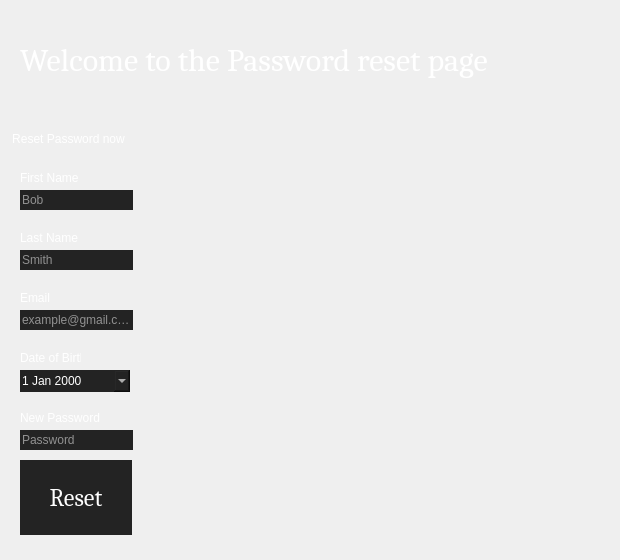
            <widget class="QWidget" name="page_Librarian_Reset">
             <widget class="QGroupBox" name="groupBox_11">
              <property name="geometry">
               <rect>
                <x>10</x>
                <y>130</y>
                <width>601</width>
                <height>421</height>
               </rect>
              </property>
              <property name="styleSheet">
               <string notr="true">color: rgb(255, 255, 255);
border: none;</string>
              </property>
              <property name="title">
               <string>Reset Password now</string>
              </property>
              <widget class="QLineEdit" name="first_4">
               <property name="geometry">
                <rect>
                 <x>10</x>
                 <y>60</y>
                 <width>113</width>
                 <height>20</height>
                </rect>
               </property>
               <property name="styleSheet">
                <string notr="true">background-color: rgb(35, 35, 35);</string>
               </property>
               <property name="text">
                <string/>
               </property>
               <property name="placeholderText">
                <string>Bob</string>
               </property>
              </widget>
              <widget class="QLineEdit" name="new_password_2">
               <property name="geometry">
                <rect>
                 <x>10</x>
                 <y>300</y>
                 <width>113</width>
                 <height>20</height>
                </rect>
               </property>
               <property name="styleSheet">
                <string notr="true">background-color: rgb(35, 35, 35);</string>
               </property>
               <property name="placeholderText">
                <string>Password</string>
               </property>
              </widget>
              <widget class="QLineEdit" name="email_5">
               <property name="geometry">
                <rect>
                 <x>10</x>
                 <y>180</y>
                 <width>113</width>
                 <height>20</height>
                </rect>
               </property>
               <property name="styleSheet">
                <string notr="true">background-color: rgb(35, 35, 35);</string>
               </property>
               <property name="placeholderText">
                <string>example@gmail.com</string>
               </property>
              </widget>
              <widget class="QDateEdit" name="dateEdit_3">
               <property name="geometry">
                <rect>
                 <x>10</x>
                 <y>240</y>
                 <width>110</width>
                 <height>22</height>
                </rect>
               </property>
               <property name="styleSheet">
                <string notr="true">background-color: rgb(35, 35, 35);
border: none;</string>
               </property>
               <property name="frame">
                <bool>false</bool>
               </property>
               <property name="accelerated">
                <bool>false</bool>
               </property>
               <property name="calendarPopup">
                <bool>true</bool>
               </property>
              </widget>
              <widget class="QLineEdit" name="last_3">
               <property name="geometry">
                <rect>
                 <x>10</x>
                 <y>120</y>
                 <width>113</width>
                 <height>20</height>
                </rect>
               </property>
               <property name="styleSheet">
                <string notr="true">background-color: rgb(35, 35, 35);</string>
               </property>
               <property name="text">
                <string/>
               </property>
               <property name="placeholderText">
                <string>Smith</string>
               </property>
              </widget>
              <widget class="QLabel" name="label_34">
               <property name="geometry">
                <rect>
                 <x>10</x>
                 <y>40</y>
                 <width>61</width>
                 <height>16</height>
                </rect>
               </property>
               <property name="text">
                <string>First Name</string>
               </property>
              </widget>
              <widget class="QLabel" name="label_35">
               <property name="geometry">
                <rect>
                 <x>10</x>
                 <y>220</y>
                 <width>61</width>
                 <height>16</height>
                </rect>
               </property>
               <property name="text">
                <string>Date of Birth</string>
               </property>
              </widget>
              <widget class="QLabel" name="label_36">
               <property name="geometry">
                <rect>
                 <x>10</x>
                 <y>160</y>
                 <width>61</width>
                 <height>16</height>
                </rect>
               </property>
               <property name="text">
                <string>Email</string>
               </property>
              </widget>
              <widget class="QLabel" name="label_37">
               <property name="geometry">
                <rect>
                 <x>10</x>
                 <y>100</y>
                 <width>61</width>
                 <height>16</height>
                </rect>
               </property>
               <property name="text">
                <string>Last Name</string>
               </property>
              </widget>
              <widget class="QLabel" name="label_38">
               <property name="geometry">
                <rect>
                 <x>10</x>
                 <y>280</y>
                 <width>101</width>
                 <height>16</height>
                </rect>
               </property>
               <property name="text">
                <string>New Password</string>
               </property>
              </widget>
              <widget class="QPushButton" name="btn_Librarian_reset">
               <property name="geometry">
                <rect>
                 <x>10</x>
                 <y>330</y>
                 <width>112</width>
                 <height>75</height>
                </rect>
               </property>
               <property name="sizePolicy">
                <sizepolicy hsizetype="Minimum" vsizetype="Minimum">
                 <horstretch>0</horstretch>
                 <verstretch>0</verstretch>
                </sizepolicy>
               </property>
               <property name="minimumSize">
                <size>
                 <width>100</width>
                 <height>75</height>
                </size>
               </property>
               <property name="maximumSize">
                <size>
                 <width>112</width>
                 <height>75</height>
                </size>
               </property>
               <property name="font">
                <font>
                 <family>Cambria</family>
                 <pointsize>18</pointsize>
                </font>
               </property>
               <property name="styleSheet">
                <string notr="true">QPushButton {	
	border: none;
	background-color: rgb(35, 35, 35);
   color: rgb(255, 255, 255);
}
QPushButton:hover {
	background-color: rgb(0, 170, 255);
}
</string>
               </property>
               <property name="text">
                <string>Reset</string>
               </property>
               <property name="icon">
                <iconset resource="icons.qrc">
                 <normaloff>:/icons/cil-hand-point-right.png</normaloff>:/icons/cil-hand-point-right.png</iconset>
               </property>
              </widget>
             </widget>
             <widget class="QLabel" name="label_39">
              <property name="geometry">
               <rect>
                <x>20</x>
                <y>10</y>
                <width>551</width>
                <height>101</height>
               </rect>
              </property>
              <property name="font">
               <font>
                <family>Cambria</family>
                <pointsize>24</pointsize>
               </font>
              </property>
              <property name="styleSheet">
               <string notr="true">color: rgb(255, 255, 255);</string>
              </property>
              <property name="text">
               <string>Welcome to the Password reset page</string>
              </property>
             </widget>
            </widget>
